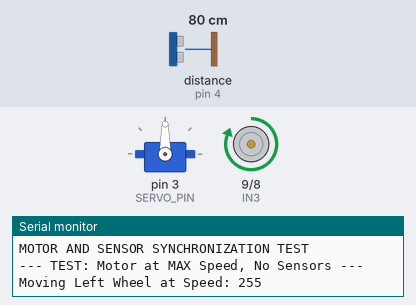
Bench run of a sketch on a simulated Arduino Uno, built with avr-gcc and run on an emulated ATmega328P. Parts: servo, motor-driver pin pairs drawn as motors (green arrow = first pin HIGH = forward, orange = second pin HIGH = backward, longer = more drive, scaled by the enable pin), the last lines printed to the serial monitor. The test bench sets the inputs (shaded band); at power-on: distance to the obstacle (sensor on pin 4) 80 cm. The echo pulse lasts 58.3 µs per cm.

Above: at 3.2 s.
3.3 s: distance to the obstacle (sensor on pin 4) set to 2 cm
At 4.7 s:
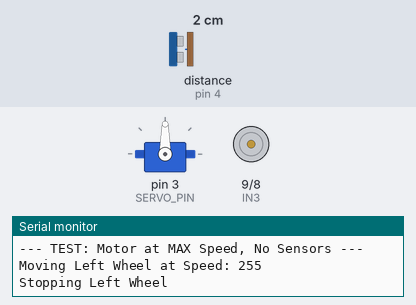
9.4 s: distance to the obstacle (sensor on pin 4) set to 35 cm
At 11.5 s:
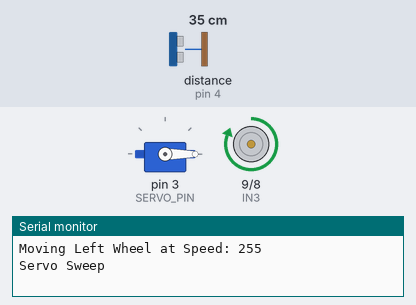
Timing chart, 0 to 34.8 s (numbered marks = the images above; inputs shaded):
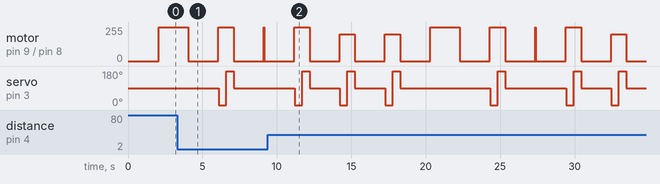

The sketch:

MotorSensorSync.ino
```cpp
#include <Servo.h>
#include <NewPing.h>

// Left Motor Pins
#define ENB 10  // Left motor speed
#define IN3 9   // Left motor direction
#define IN4 8   // Left motor direction

// Sensor Pins
#define SERVO_PIN 3
#define TRIG_PIN 2
#define ECHO_PIN 4

const int MAX_SPEED = 255;
const int MID_SPEED = 200;
const int LOW_SPEED = 100;
const int MAXIMUM_DISTANCE = 200;

NewPing sonar(TRIG_PIN, ECHO_PIN, MAXIMUM_DISTANCE);
Servo servo_motor;

void setup() {
  Serial.begin(9600);
  delay(2000);

  // Motor Pin Setup
  pinMode(ENB, OUTPUT);
  pinMode(IN3, OUTPUT);
  pinMode(IN4, OUTPUT);

  // Sensor Setup
  servo_motor.attach(SERVO_PIN);
  servo_motor.write(90);  // Center position

  Serial.println("MOTOR AND SENSOR SYNCHRONIZATION TEST");
}

void moveLeftWheel(int speed) {
  Serial.print("Moving Left Wheel at Speed: ");
  Serial.println(speed);

  analogWrite(ENB, speed);
  digitalWrite(IN3, HIGH);
  digitalWrite(IN4, LOW);
}

void stopLeftWheel() {
  Serial.println("Stopping Left Wheel");
  digitalWrite(IN3, LOW);
  digitalWrite(IN4, LOW);
  analogWrite(ENB, 0);
}

void servoSweep() {
  Serial.println("Servo Sweep");
  servo_motor.write(0);   // Right
  delay(500);
  servo_motor.write(180); // Left
  delay(500);
  servo_motor.write(90);  // Center
}

void pingDistance() {
  int distance = sonar.ping_cm();
  Serial.print("Distance Ping: ");
  Serial.print(distance);
  Serial.println(" cm");
}

void loop() {
  static int testCase = 0;

  switch(testCase) {
    case 0:
      Serial.println("\n--- TEST: Motor at MAX Speed, No Sensors ---");
      moveLeftWheel(MAX_SPEED);
      delay(2000);
      stopLeftWheel();
      break;

    case 1:
      Serial.println("\n--- TEST: Motor at MAX Speed with Servo Sweep ---");
      moveLeftWheel(MAX_SPEED);
      servoSweep();
      stopLeftWheel();
      break;

    case 2:
      Serial.println("\n--- TEST: Motor at MAX Speed with Distance Ping ---");
      moveLeftWheel(MAX_SPEED);
      pingDistance();
      stopLeftWheel();
      break;

    case 3:
      Serial.println("\n--- TEST: Motor at MAX Speed with Servo and Ping ---");
      moveLeftWheel(MAX_SPEED);
      servoSweep();
      pingDistance();
      stopLeftWheel();
      break;

    case 4:
      Serial.println("\n--- TEST: Motor at MID Speed with Servo and Ping ---");
      moveLeftWheel(MID_SPEED);
      servoSweep();
      pingDistance();
      stopLeftWheel();
      break;

    case 5:
      Serial.println("\n--- TEST: Motor at LOW Speed with Servo and Ping ---");
      moveLeftWheel(LOW_SPEED);
      servoSweep();
      pingDistance();
      stopLeftWheel();
      break;
  }

  testCase = (testCase + 1) % 6;
  delay(2000);
}
```
